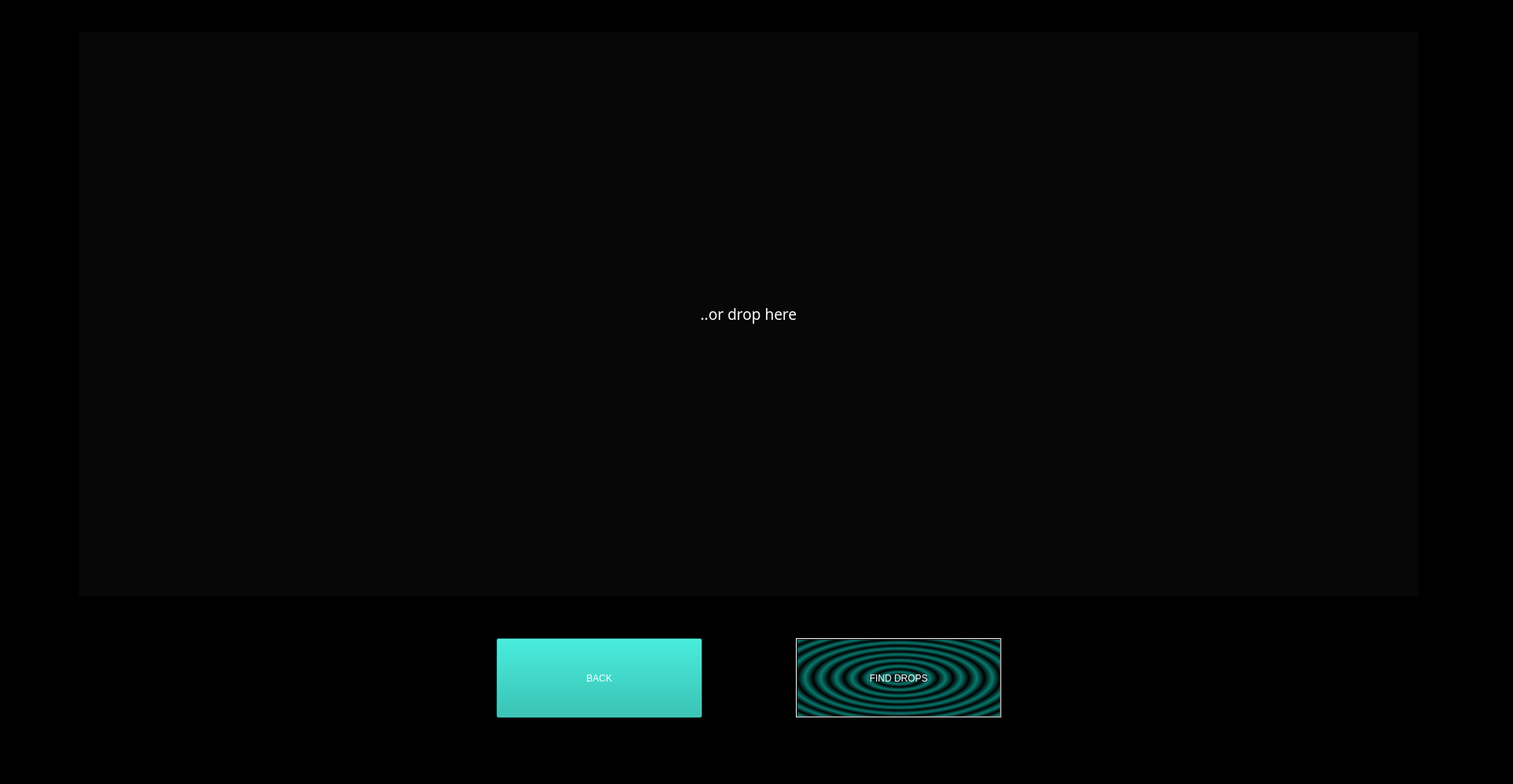
<?xml version="1.0" encoding="UTF-8"?>
<ui version="4.0">
 <class>MainWindow</class>
 <widget class="QMainWindow" name="MainWindow">
  <property name="geometry">
   <rect>
    <x>0</x>
    <y>0</y>
    <width>1920</width>
    <height>995</height>
   </rect>
  </property>
  <property name="minimumSize">
   <size>
    <width>1920</width>
    <height>995</height>
   </size>
  </property>
  <property name="maximumSize">
   <size>
    <width>1920</width>
    <height>995</height>
   </size>
  </property>
  <property name="baseSize">
   <size>
    <width>1920</width>
    <height>995</height>
   </size>
  </property>
  <property name="font">
   <font>
    <pointsize>14</pointsize>
   </font>
  </property>
  <property name="windowTitle">
   <string>MainWindow</string>
  </property>
  <property name="styleSheet">
   <string notr="true">background-color: rgb(0, 0, 0);
color: rgb(255, 255, 255);</string>
  </property>
  <widget class="QWidget" name="centralwidget">
   <widget class="QLabel" name="label_3">
    <property name="geometry">
     <rect>
      <x>0</x>
      <y>20</y>
      <width>1921</width>
      <height>951</height>
     </rect>
    </property>
    <property name="styleSheet">
     <string notr="true">background-image: url(:/wallpaper1.jpg);</string>
    </property>
    <property name="text">
     <string/>
    </property>
   </widget>
   <widget class="QPushButton" name="BackButton">
    <property name="geometry">
     <rect>
      <x>630</x>
      <y>810</y>
      <width>261</width>
      <height>101</height>
     </rect>
    </property>
    <property name="styleSheet">
     <string notr="true">background-color: rgb(13, 183, 168);
font:  26pt &quot;Tw Cen MT&quot;;
color: rgb(255, 255, 255);</string>
    </property>
    <property name="text">
     <string>BACK</string>
    </property>
   </widget>
   <widget class="QLabel" name="label">
    <property name="geometry">
     <rect>
      <x>100</x>
      <y>40</y>
      <width>1700</width>
      <height>717</height>
     </rect>
    </property>
    <property name="sizePolicy">
     <sizepolicy hsizetype="Expanding" vsizetype="Expanding">
      <horstretch>0</horstretch>
      <verstretch>0</verstretch>
     </sizepolicy>
    </property>
    <property name="minimumSize">
     <size>
      <width>1700</width>
      <height>717</height>
     </size>
    </property>
    <property name="baseSize">
     <size>
      <width>10</width>
      <height>10</height>
     </size>
    </property>
    <property name="font">
     <font>
      <family>Tw Cen MT</family>
      <pointsize>14</pointsize>
      <weight>9</weight>
      <italic>false</italic>
      <bold>false</bold>
     </font>
    </property>
    <property name="styleSheet">
     <string notr="true">background-color: rgb(7, 7, 7);
font: 75 14pt &quot;Tw Cen MT&quot;;</string>
    </property>
    <property name="text">
     <string>..or drop here</string>
    </property>
    <property name="alignment">
     <set>Qt::AlignCenter</set>
    </property>
    <property name="margin">
     <number>1</number>
    </property>
   </widget>
   <widget class="QPushButton" name="toNeuralButton">
    <property name="geometry">
     <rect>
      <x>1010</x>
      <y>810</y>
      <width>261</width>
      <height>101</height>
     </rect>
    </property>
    <property name="styleSheet">
     <string notr="true">font: 20pt &quot;Tw Cen MT Condensed Extra Bold&quot;;
background-color: qradialgradient(spread:repeat, cx:0.5, cy:0.5, radius:0.077, fx:0.5, fy:0.5, stop:0 rgba(13, 183, 168, 168), stop:0.497326 rgba(0, 0, 0, 147), stop:1 rgba(13, 183, 168, 168));

</string>
    </property>
    <property name="text">
     <string>FIND DROPS</string>
    </property>
   </widget>
  </widget>
  <widget class="QStatusBar" name="statusbar"/>
 </widget>
 <resources>
  <include location="backgr.qrc"/>
 </resources>
 <connections/>
</ui>
